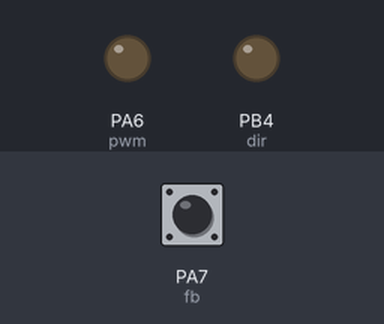
This sketch was run on a simulated STM32 Blue Pill. Shown: output pins drawn as LEDs (lit = HIGH). The test bench sets the inputs (shaded band); at power-on: PA7 (fb) HIGH. What the sketch prints to the serial monitor is not drawn.

Above: at 1.2 s.
1.3 s: PA7 (fb) driven LOW
At 2.2 s:
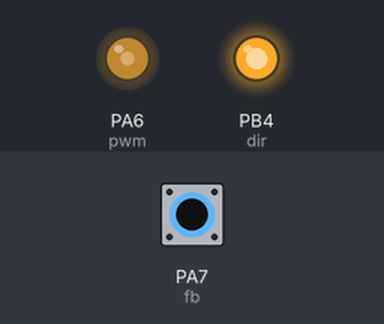
2.8 s: PA7 (fb) pulsed HIGH 2 times (0.12 s each, 0.3 s apart)
At 3.07 s:
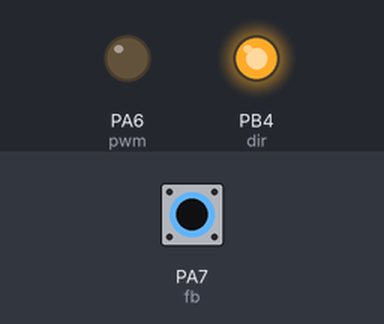
At 4.5 s:
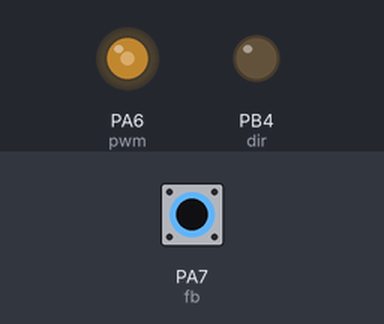
Timing chart, 0 to 6.0 s (numbered marks = the images above; inputs shaded):
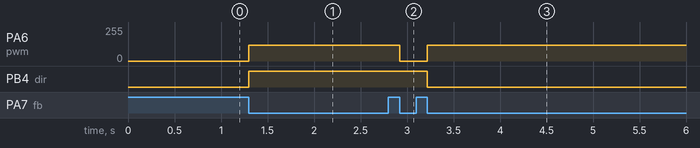

Measured:
- after the input at 1.3 s, PA6 (pwm): 0/255 → 117/255 at once; PB4 (dir): LOW → HIGH at once
- after the input at 2.8 s, PA6 (pwm): 117/255 → 0/255 after 0.12 s, → 117/255 0.30 s later; PB4 (dir): HIGH → LOW after 0.42 s

The sketch:

dc_encoder.ino
```cpp
#define pwm PA6
#define dir PB4
#define fb PA7
volatile long count = 0;
long reqcount =0;
boolean flag=HIGH;
int x;
void setup() {
  // put your setup code here, to run once:
Serial.begin(9600);
pinMode(pwm,PWM);
pinMode(dir,OUTPUT);
pinMode(fb,INPUT);
attachInterrupt(digitalPinToInterrupt(fb),enc,FALLING);
pwmWrite(pwm,0);
}

void loop() {
  // put your main code here, to run repeatedly:
  Serial.println(count);

  if(Serial.available())
  {
    x=Serial.parseInt();
    reqcount=x*1365;
    flag=1;
  }

  if(reqcount==count )
  {
    Serial.println("loop1");
    pwmWrite(pwm,0);

  }
  else if(reqcount>count) //&& flag==1)
  { digitalWrite(dir,HIGH);
    Serial.println("loop2");
    pwmWrite(pwm,30000);
    //digitalWrite(dir,HIGH);
    while(reqcount>count){Serial.println(count);}
    pwmWrite(pwm,0);
    ///flag=0;
  }
  else if(reqcount<count) //&& flag==1)
  { digitalWrite(dir,LOW);
    Serial.println("loop3");
    pwmWrite(pwm,30000);
    //digitalWrite(dir,LOW);
    while(reqcount<count){Serial.println(count);}
    pwmWrite(pwm,0);
   // flag=0;


}
}

void enc()
{
  if(digitalRead(dir))
  count++;
  else
  count--;
}
```
